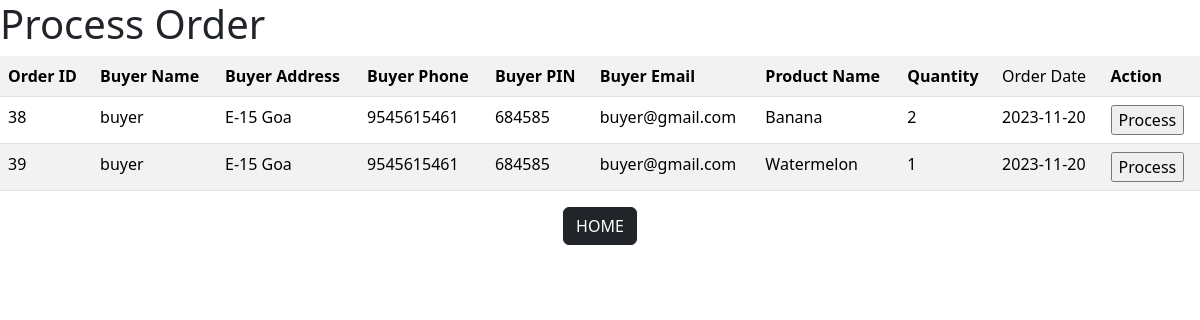
The app's page /farmer/order_process.php (signed in) with its own data.
### tables this page shows
CREATE TABLE `orders` (
  `order_id` int(11) NOT NULL,
  `b_id` int(11) DEFAULT NULL,
  `p_id` int(11) DEFAULT NULL,
  `quantity` int(11) DEFAULT NULL,
  `f_id` int(11) DEFAULT NULL,
  `status` int(11) DEFAULT 0,
  `c_date` date DEFAULT NULL
);

CREATE TABLE `buyer` (
  `b_id` int(5) NOT NULL,
  `b_name` varchar(255) NOT NULL,
  `b_mail` varchar(255) NOT NULL,
  `b_address` varchar(255) NOT NULL,
  `b_phone` varchar(10) NOT NULL,
  `b_pass` varchar(255) NOT NULL,
  `b_pin` int(6) NOT NULL,
  `b_status` int(1) NOT NULL
);

CREATE TABLE `product` (
  `p_id` int(5) NOT NULL,
  `p_name` varchar(255) NOT NULL,
  `p_price` int(255) NOT NULL,
  `p_quantity` int(30) NOT NULL,
  `p_image` varchar(255) NOT NULL,
  `p_descript` varchar(255) NOT NULL,
  `c_id` int(5) NOT NULL,
  `f_id` int(5) NOT NULL
);

### farmer/config.php (called while the page is built, shortened)
<?php
class Database
{
    private $host = "localhost";
    private $username = "root";
    private $password = "";
    private $database = "farm_system";
    public function __construct()
    {
        $this->connection = new mysqli($this->host, $this->username, $this->password, $this->database);
    }
}
?>

### farmer/farmer.php (called while the page is built, shortened)
<?php
require 'config.php';
class Farmer extends Database
{
    public function getOrders($f_id)
    {
        $query = "SELECT o.order_id, o.b_id, o.p_id, o.quantity, o.status, o.c_date , b.b_name, b.b_address, b.b_phone, b.b_pin, b.b_mail, p.p_name, p.p_price
              FROM orders o
              JOIN buyer b ON o.b_id = b.b_id
              JOIN product p ON o.p_id = p.p_id
              WHERE o.f_id = $f_id AND o.status = 0";
        $result = $this->connection->query($query);
        $orders = [];
        while ($row = $result->fetch_assoc()) {
            $orders[] = $row;
        }
        return $orders;
    }
}

### farmer/order_process.php (the view, shortened to what this page needs)
<?php
require 'farmer.php';
$farmer = new Farmer();
if (isset($_SESSION['f_id'])) {
    $f_id = $_SESSION['f_id'];
}
$orders = $farmer->getOrders($f_id);
?>
<!DOCTYPE html>
<html lang="en">
<head>
    <link rel="stylesheet" href="styl.css" />
    <link href="https://cdn.jsdelivr.net/npm/bootstrap@5.3.2/dist/css/bootstrap.min.css" rel="stylesheet">
</head>
<body>
    <h1>Process Order</h1>
    <?php if (!empty($orders)) : ?>
        <table class='table table-striped'>
            <tr>
                <th>Order ID</th>
                <th>Buyer Name</th>
                <th>Buyer Address</th>
                <th>Buyer Phone</th>
                <th>Buyer PIN</th>
                <th>Buyer Email</th>
                <th>Product Name</th>
                <th>Quantity</th>
                <td>Order Date</td>
                <th>Action</th>
            </tr>
            <?php foreach ($orders as $order) : ?>
                <tr>
                    <td><?php echo $order['order_id']; ?></td>
                    <td><?php echo $order['b_name']; ?></td>
                    <td><?php echo $order['b_address']; ?></td>
                    <td><?php echo $order['b_phone']; ?></td>
                    <td><?php echo $order['b_pin']; ?></td>
                    <td><?php echo $order['b_mail']; ?></td>
                    <td><?php echo $order['p_name']; ?></td>
                    <td><?php echo $order['quantity']; ?></td>
                    <td><?php echo $order['c_date']; ?></td>
                    <td>
                        <form method="POST" action="">
                            <input type="submit" name="process_order" value="Process">
                        </form>
                    </td>
                </tr>
            <?php endforeach; ?>
        </table>
    <?php else : ?>
        <p>No orders to display.</p>
    <?php endif; ?>
    <center><button class="btn btn-dark" onclick="window.location.href = 'farmer_home.php'">HOME</button></center><br><br>
</body>
</html>

### farmer/styl.css (style rules this page uses)
* { box-sizing: border-box; }
body { justify-content: center; align-items: center; margin: 0; background-color: #f7f8fc; font-family: "Poppins", sans-serif; color: #10182f; height: 100vh; }

### records on screen
orders: order_id "38", b.b_name "buyer", b.b_address "E-15 Goa", b.b_phone "9545615461", b.b_pin "684585", b.b_mail "buyer@gmail.com", p.p_name "Banana", quantity "2", c_date "2023-11-20"
orders: order_id "39", b.b_name "buyer", b.b_address "E-15 Goa", b.b_phone "9545615461", b.b_pin "684585", b.b_mail "buyer@gmail.com", p.p_name "Watermelon", quantity "1", c_date "2023-11-20"
